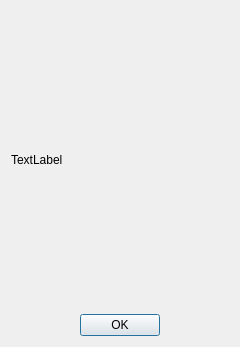
<?xml version="1.0" encoding="UTF-8"?>
<ui version="4.0">
 <class>AboutDialog</class>
 <widget class="QDialog" name="AboutDialog">
  <property name="geometry">
   <rect>
    <x>0</x>
    <y>0</y>
    <width>240</width>
    <height>347</height>
   </rect>
  </property>
  <property name="windowTitle">
   <string>Dialog</string>
  </property>
  <layout class="QVBoxLayout" name="verticalLayout">
   <item>
    <widget class="QLabel" name="lblLogo">
     <property name="text">
      <string/>
     </property>
     <property name="pixmap">
      <pixmap resource="../resources.qrc">:/icons/logo32</pixmap>
     </property>
     <property name="alignment">
      <set>Qt::AlignCenter</set>
     </property>
    </widget>
   </item>
   <item>
    <widget class="QLabel" name="lblAbout">
     <property name="sizePolicy">
      <sizepolicy hsizetype="Preferred" vsizetype="Expanding">
       <horstretch>0</horstretch>
       <verstretch>0</verstretch>
      </sizepolicy>
     </property>
     <property name="text">
      <string>TextLabel</string>
     </property>
     <property name="alignment">
      <set>Qt::AlignJustify|Qt::AlignVCenter</set>
     </property>
     <property name="wordWrap">
      <bool>true</bool>
     </property>
    </widget>
   </item>
   <item>
    <widget class="QLabel" name="lblLicense">
     <property name="text">
      <string/>
     </property>
     <property name="pixmap">
      <pixmap resource="../resources.qrc">:/icons/ccbysa_sm</pixmap>
     </property>
     <property name="alignment">
      <set>Qt::AlignCenter</set>
     </property>
    </widget>
   </item>
   <item>
    <widget class="QDialogButtonBox" name="buttonBox">
     <property name="orientation">
      <enum>Qt::Horizontal</enum>
     </property>
     <property name="standardButtons">
      <set>QDialogButtonBox::Ok</set>
     </property>
     <property name="centerButtons">
      <bool>true</bool>
     </property>
    </widget>
   </item>
  </layout>
 </widget>
 <resources>
  <include location="../resources.qrc"/>
  <include location="resources.qrc"/>
 </resources>
 <connections>
  <connection>
   <sender>buttonBox</sender>
   <signal>accepted()</signal>
   <receiver>AboutDialog</receiver>
   <slot>accept()</slot>
   <hints>
    <hint type="sourcelabel">
     <x>248</x>
     <y>254</y>
    </hint>
    <hint type="destinationlabel">
     <x>157</x>
     <y>274</y>
    </hint>
   </hints>
  </connection>
  <connection>
   <sender>buttonBox</sender>
   <signal>rejected()</signal>
   <receiver>AboutDialog</receiver>
   <slot>reject()</slot>
   <hints>
    <hint type="sourcelabel">
     <x>316</x>
     <y>260</y>
    </hint>
    <hint type="destinationlabel">
     <x>286</x>
     <y>274</y>
    </hint>
   </hints>
  </connection>
 </connections>
</ui>
